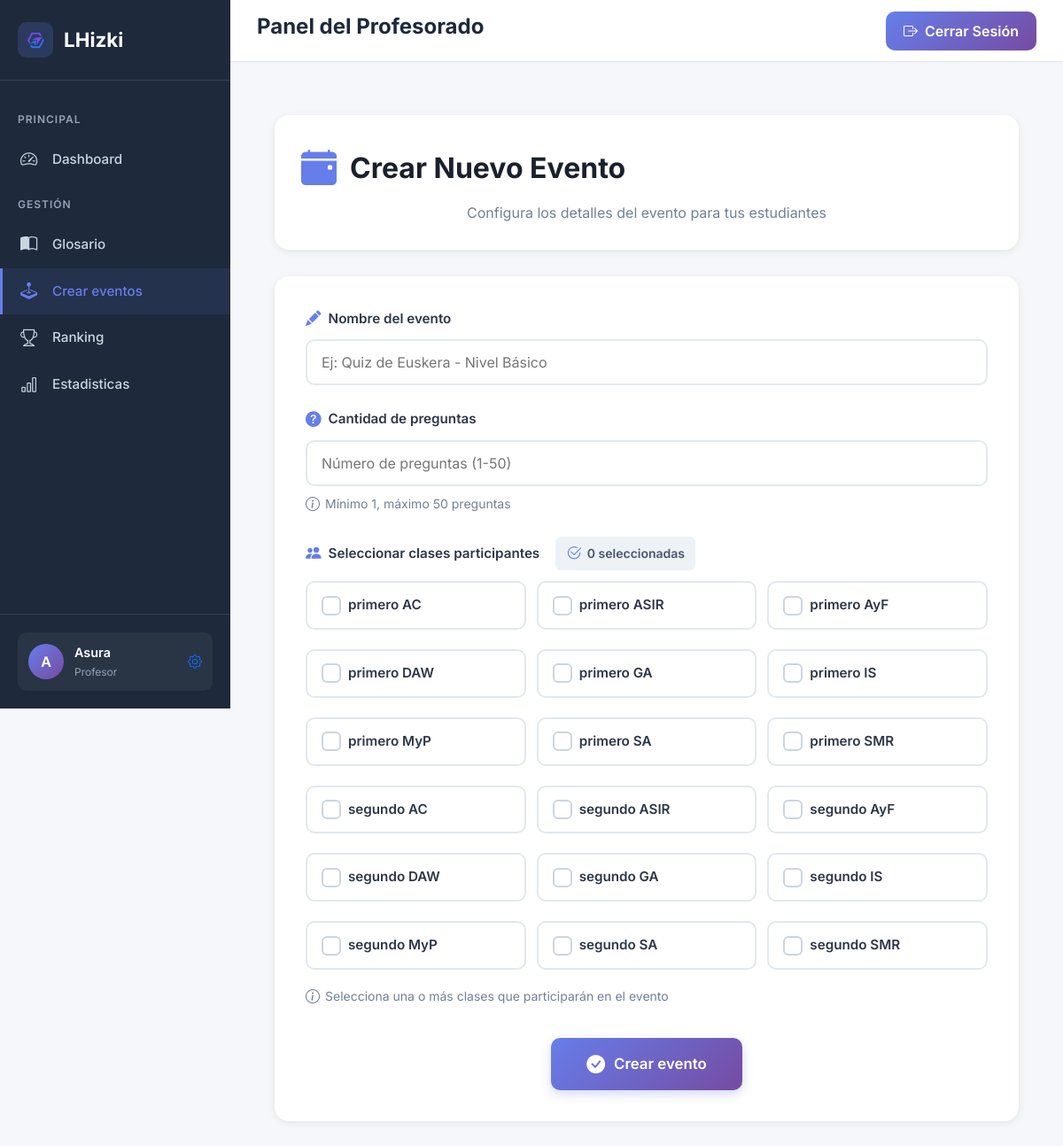
Page /profesor/index.php?section=crearEventos (signed in) on the committed database.
### tables this page shows
CREATE TABLE IF NOT EXISTS `clases` (
  `id` int NOT NULL AUTO_INCREMENT,
  `sector` int DEFAULT NULL,
  `nombre` varchar(50) DEFAULT NULL,
  PRIMARY KEY (`id`),
  KEY `FK_clases_sectores` (`sector`),
  CONSTRAINT `FK_clases_centro_sector` FOREIGN KEY (`sector`) REFERENCES `centro_sector` (`sector`)
);

### core/Database.php (called while the page is built, shortened)
<?php
class AccesoBD {
    public $conexion;
    function conectar() {
        $this->conexion = mysqli_connect(self::RUTA, self::USER, self::PASS, self::BD)
            or die("Error al establecer la conexión con la BD");
        mysqli_set_charset($this->conexion, "utf8mb4");
    }
    function lanzarSQL($SQL) {
        $res = mysqli_query($this->conexion, $SQL);
        return $res;
    }
}
?>

### profesor/models/AccesoBD_class.php (called while the page is built, shortened)
<?php
require_once __DIR__ . '/../../core/database.php';
class AccesoBD_Profesor {
    public function obtenerClases() {
        $db = new AccesoBD();
        $sql = "SELECT id, nombre FROM clases ORDER BY nombre ASC";
        $res = $db->lanzarSQL($sql);
        $clases = [];
        while ($fila = mysqli_fetch_assoc($res)) {
            $clases[] = $fila;
        }
        return $clases;
    }
}
?>

### profesor/sections/crearEventos.php (the view, shortened to what this page needs)
<?php
require_once __DIR__ . '/../models/AccesoBD_class.php';
$db = new AccesoBD_Profesor();
$clases = $db->obtenerClases();
?>
<link rel="stylesheet" href="css/profesorfinal.css">
<div class="crear-evento-container">
  <div class="evento-header">
    <div class="evento-title">
      <i class="bi bi-calendar-event-fill"></i>
      <h1>Crear Nuevo Evento</h1>
    </div>
    <p class="evento-subtitle">Configura los detalles del evento para tus estudiantes</p>
  </div>
  <div class="evento-form-card">
    <form id="crearEventoForm" action="./controllers/CrearEvento_controller.php" method="POST">
      <div class="form-group">
        <label for="nombre">
          <i class="bi bi-pencil-fill"></i>
          Nombre del evento
        </label>
        <input
          type="text"
          name="nombre"
          id="nombre"
          class="form-control-modern"
          placeholder="Ej: Quiz de Euskera - Nivel Básico"
          required>
      </div>
      <div class="form-group">
        <label for="num_preguntas">
          <i class="bi bi-question-circle-fill"></i>
          Cantidad de preguntas
        </label>
        <input
          type="number"
          name="num_preguntas"
          id="num_preguntas"
          class="form-control-modern"
          min="1"
          max="50"
          placeholder="Número de preguntas (1-50)"
          required>
        <div class="form-hint">
          <i class="bi bi-info-circle"></i>
          <span>Mínimo 1, máximo 50 preguntas</span>
        </div>
      </div>
      <div id="selectClases" class="form-group">
        <label>
          <i class="bi bi-people-fill"></i>
          Seleccionar clases participantes
          <span class="selection-counter" id="clasesCounter">
            <i class="bi bi-check2-circle"></i>
            <span>0 seleccionadas</span>
          </span>
        </label>
        <div class="clases-grid">
          <?php foreach ($clases as $clase): ?>
            <div class="clase-checkbox-item">
              <label for="clase_<?= $clase['id'] ?>" class="clase-checkbox-label">
                <div class="checkbox-custom">
                </div>
                <span class="clase-name"><?= htmlspecialchars($clase['nombre']) ?></span>
              </label>
            </div>
          <?php endforeach; ?>
        </div>
        <div class="form-hint">
          <i class="bi bi-info-circle"></i>
          <span>Selecciona una o más clases que participarán en el evento</span>
        </div>
      </div>
      <div class="submit-container">
        <button type="button" class="btn-crear-evento" onclick="confirmarEvento()">
          <i class="bi bi-check-circle-fill"></i>
          Crear evento
        </button>
      </div>
    </form>
  </div>
</div>

### profesor/css/estilo.css (style rules this page uses)
* { margin: 0; padding: 0; box-sizing: border-box; }
body { font-family: 'Inter', -apple-system, BlinkMacSystemFont, 'Segoe UI', sans-serif; background: #f8f9fc; min-height: 100vh; }

### profesor/css/profesorfinal.css (style rules this page uses)
.crear-evento-container { max-width: 900px; margin: 0 auto; padding: 30px 20px; }
.evento-header { background: white; padding: 30px; border-radius: 16px; box-shadow: 0 2px 8px rgba(0, 0, 0, 0.08); margin-bottom: 30px; }
.evento-title { display: flex; align-items: center; gap: 15px; margin-bottom: 8px; }
.evento-title i { font-size: 2.5rem; color: #667eea; }
.evento-title h1 { font-size: 2rem; font-weight: 700; color: #1a202c; margin: 0; }
.evento-subtitle { color: #718096; font-size: 1rem; margin: 0; }
.evento-form-card { background: white; border-radius: 16px; box-shadow: 0 2px 8px rgba(0, 0, 0, 0.08); padding: 35px; }
.form-group { margin-bottom: 25px; }
.form-group label { display: flex; align-items: center; gap: 8px; font-weight: 600; color: #2d3748; font-size: 0.95rem; margin-bottom: 10px; }
.form-group label i { color: #667eea; font-size: 1.1rem; }
.form-control-modern, .form-select-modern { width: 100%; padding: 12px 16px; border: 2px solid #e2e8f0; border-radius: 10px; font-size: 1rem; color: #2d3748; transition: all 0.2s ease; background: white; }
.clases-grid { display: grid; grid-template-columns: repeat(auto-fill, minmax(220px, 1fr)); gap: 12px; margin-top: 12px; }
.clase-checkbox-item { position: relative; }
.clase-checkbox-label { display: flex; align-items: center; gap: 12px; padding: 14px 16px; background: white; border: 2px solid #e2e8f0; border-radius: 10px; cursor: pointer; transition: all 0.2s ease; font-weight: 500; color: #2d3748; }
.checkbox-custom { width: 22px; height: 22px; border: 2px solid #cbd5e0; border-radius: 6px; display: flex; align-items: center; justify-content: center; transition: all 0.2s ease; flex-shrink: 0; }
.clase-name { flex: 1; }
.selection-counter { display: inline-flex; align-items: center; gap: 6px; background: #edf2f7; padding: 6px 12px; border-radius: 6px; font-size: 0.875rem; color: #4a5568; font-weight: 600; margin-left: 10px; }
.form-hint { display: flex; align-items: center; gap: 6px; margin-top: 8px; font-size: 0.875rem; color: #718096; }
.form-hint i { font-size: 1rem; }
.submit-container { margin-top: 35px; text-align: center; }
.btn-crear-evento { display: inline-flex; align-items: center; gap: 10px; background: linear-gradient(135deg, #667eea, #764ba2); color: white; border: none; padding: 14px 40px; border-radius: 10px; font-weight: 600; font-size: 1.05rem; cursor: pointer; transition: all 0.3s ease; box-shadow: 0 4px 12px rgba(102, 126, 234, 0.3); }
.btn-crear-evento i { font-size: 1.3rem; }
.evento-form-card { animation: fadeIn 0.4s ease; }
* { margin: 0; padding: 0; box-sizing: border-box; }
body { font-family: 'Inter', -apple-system, BlinkMacSystemFont, 'Segoe UI', sans-serif; background: #f5f7fa; }
.evento-header { background: white; padding: 30px; border-radius: 16px; box-shadow: 0 2px 8px rgba(0, 0, 0, 0.08); margin-bottom: 30px; text-align: center; }

### rows in the picture
clases: nombre "primero AC"
clases: nombre "primero ASIR"
clases: nombre "primero AyF"
clases: nombre "primero DAW"
clases: nombre "primero GA"
clases: nombre "primero IS"
clases: nombre "primero MyP"
clases: nombre "primero SA"
clases: nombre "primero SMR"
clases: nombre "segundo AC"
clases: nombre "segundo ASIR"
clases: nombre "segundo AyF"
clases: nombre "segundo DAW"
clases: nombre "segundo GA"
clases: nombre "segundo IS"
clases: nombre "segundo MyP"
clases: nombre "segundo SA"
clases: nombre "segundo SMR"

### other values in the picture
substr($usuario['nombre'], 0, 1) "A"
$usuario['nombre'] "Asura"
